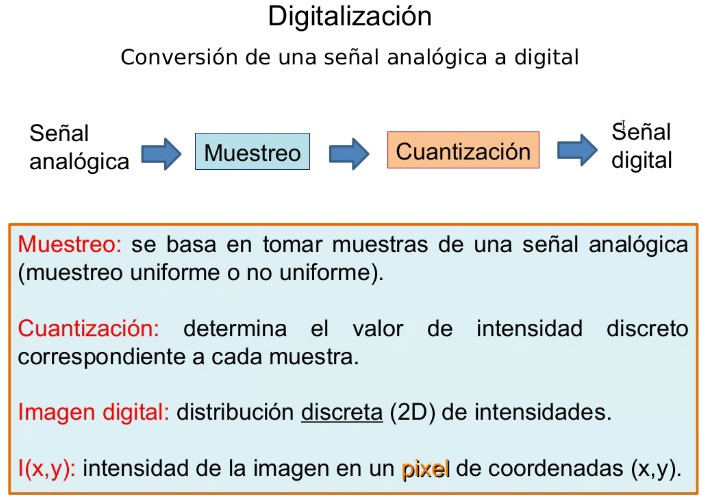
%> input picture Unidad 1/img/1.jpg, 708 x 500 px
$ octave ej7.m   (GNU Octave 9; MATLAB toolbox functions it lacks are replaced by stand-ins)
%> lines starting %> are read from the running program, lines starting %| are printed output that depends on the picture
% Genere en el dominio frecuencial diferentes tipos de filtros
% pasa bajos (ideal, Gaussiano,Butterworth). Visualice la respuesta
% de cada filtro usando imagesc y mesh.

[file, path] = uigetfile({'*.JPG';'*.bmp';'*.jpg';'*.tiff'});
%> the answer given: ../../Unidad 1/img/1.jpg
dir = strcat(path,file);
info = imfinfo(dir);
I=imread(dir);
%> I is the input picture: size 500x708x3 uint8; mean R, G, B 222.6, 228.4, 228.7

switch info.ColorType
    case 'grayscale'
        I=imread(dir);
    case 'truecolor'
        rgb=imread(dir);
        I=rgb2gray(rgb);
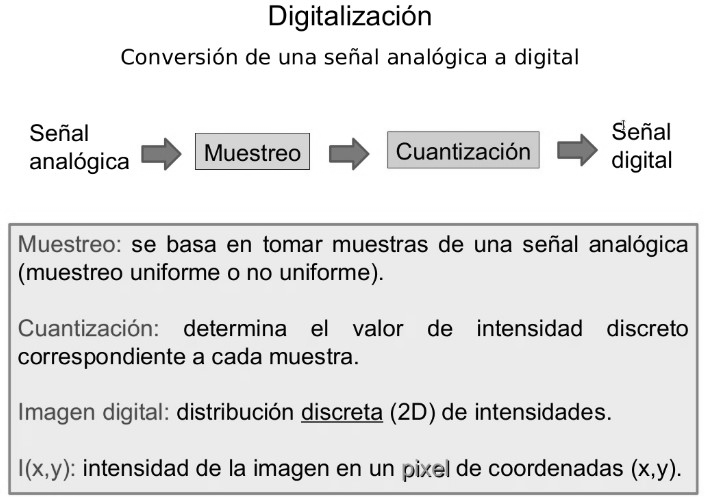
%> I: size 500x708 uint8; min 0, max 255, mean 226.7
    case 'indexed'
        [X,map]=imread(dir);
        I=ind2gray(X,map);
end

% Convierto la imagen a double
I = im2double(I);
%> I: size 500x708 double

% TF de la imagen, centrado y compresión del rango dinámico
IDFT = log(abs(fftshift(fft2(I)) + 1));
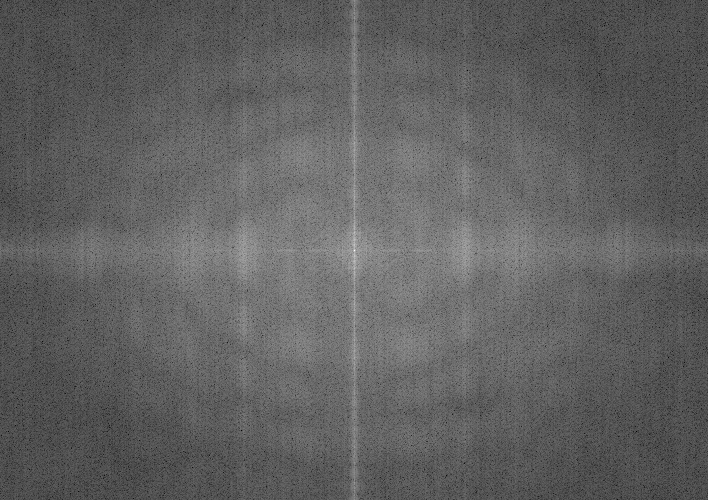
%> IDFT: size 500x708 double; min -2.36, max 12.66, mean 3.34; drawn with min black and max white

% Muestro la imagen y su transformada
figure(1);
subplot(1,2,1); imshow(I); title('Imagen original');
subplot(1,2,2); imshow(IDFT, []); title('TF de la imagen');

% Malla de coordenadas que forman el dominio frecuencial bidimensional
[M, N] = size(I);
%> M = 500; N = 708
[u, v] = freqspace([M, N], 'meshgrid');
D = sqrt(u.^2 + v.^2);

% Frecuencia de corte y Filtro pasa bajo ideal
Do = 0.3;
O1 = D <= Do;

% Plots de Filtro PB ideal
figure(2);
colormap(hsv(2));
subplot(1,2,1); imagesc(O1); title('Filtro PB con D <= 0.3');
xlabel('u'); ylabel('v'); axis tight
subplot(1,2,2); mesh(double(O1));
xlabel('u'); ylabel('v'); zlabel('H(u,v)');axis tight
%> after `axis tight`:
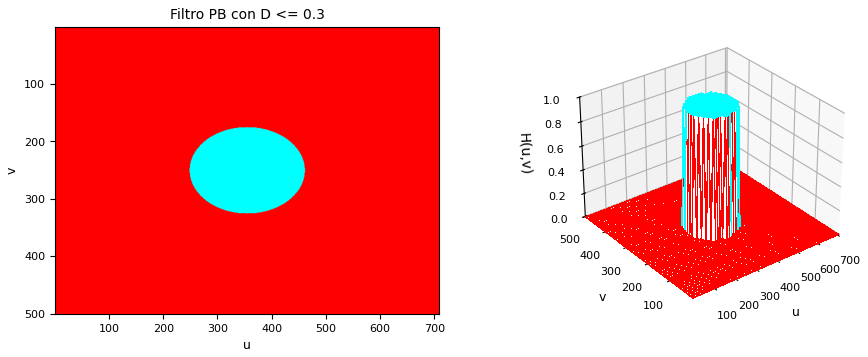
%> figure redrawn from the program's plot data, 2 panels

% Filtro pasa bajo gaussiano
O2 = exp(-(D.^2)/(2*Do^2));

% Plots de Filtro PB gaussiano
figure(3);
colormap('hsv');
subplot(1,2,1); imagesc(O2); title('Filtro PB con D <= 0.3');
xlabel('u'); ylabel('v'); axis tight
subplot(1,2,2); mesh(double(O2));
xlabel('u'); ylabel('v'); zlabel('H(u,v)');axis tight
%> after `axis tight`:
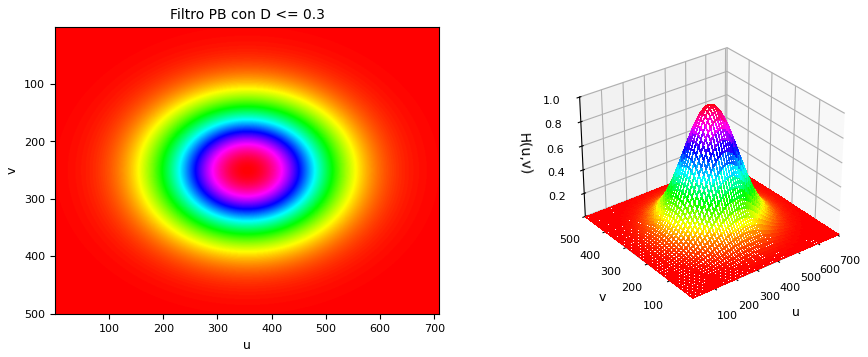
%> figure redrawn from the program's plot data, 2 panels

% Filtro pasa bajo de Butterworth
n = 4;
O3 = 1./(1 + (D/Do).^(2*n));

% Plots de Filtro PB de Butterworth
figure(4);
colormap('hsv');
subplot(1,2,1); imagesc(O3); title('Filtro PB con D <= 0.3');
xlabel('u'); ylabel('v'); axis tight
subplot(1,2,2); mesh(double(O3));
xlabel('u'); ylabel('v'); zlabel('H(u,v)');axis tight
%> after `axis tight`:
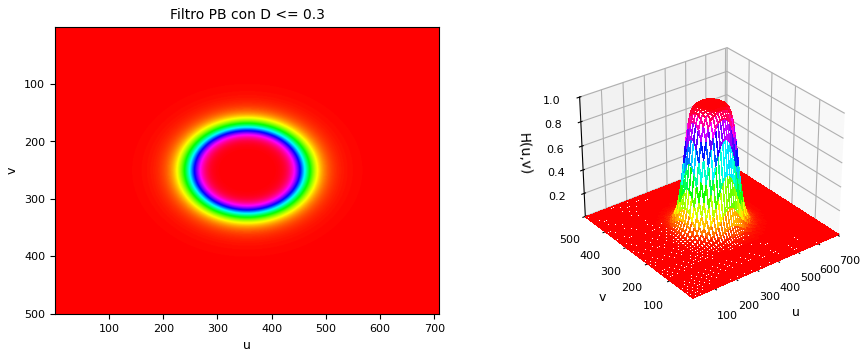
%> figure redrawn from the program's plot data, 2 panels

$ run again, on Unidad 1/img/3.jpg
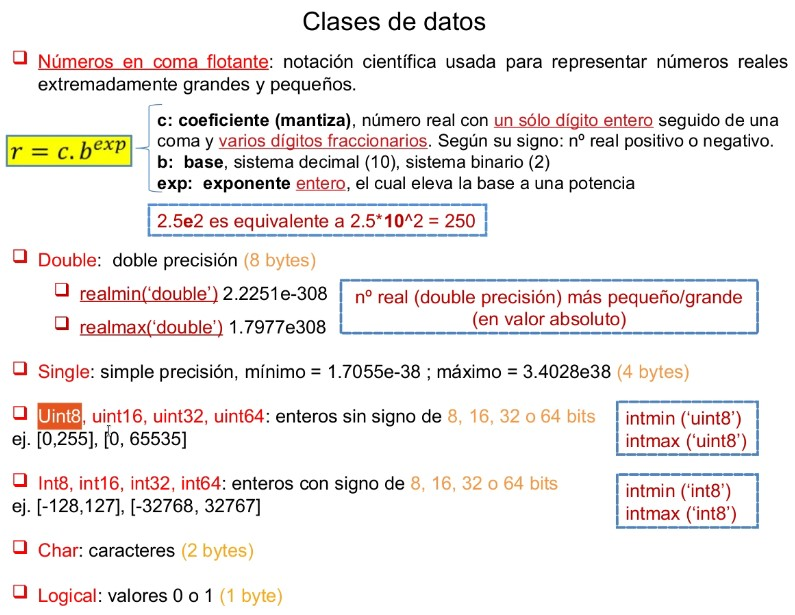
%> input picture Unidad 1/img/3.jpg, 795 x 615 px
%> I is the input picture: size 615x795x3 uint8; mean R, G, B 240.2, 236.7, 235.1
%> `IDFT = log(abs(fftshift(fft2(I)) + 1));`:
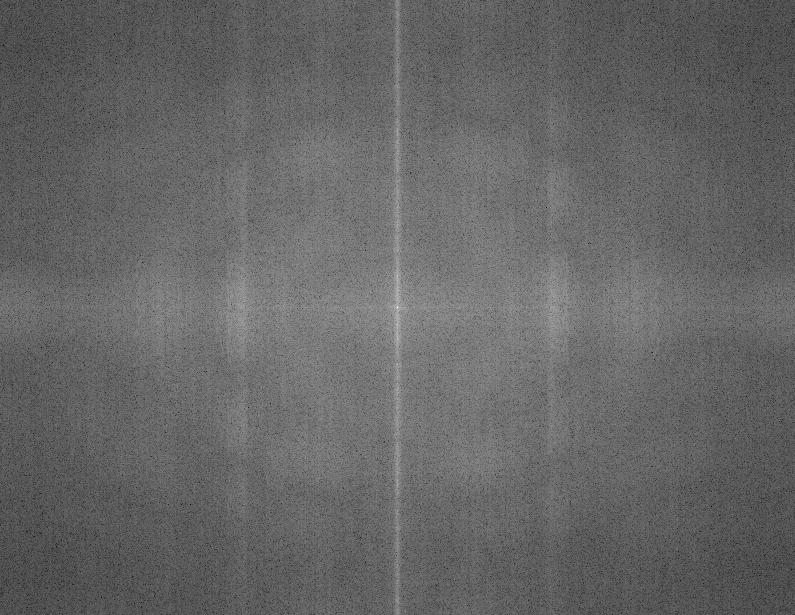
%> IDFT: size 615x795 double; min -2.55, max 13.03, mean 3.7; drawn with min black and max white
%> `axis tight`:
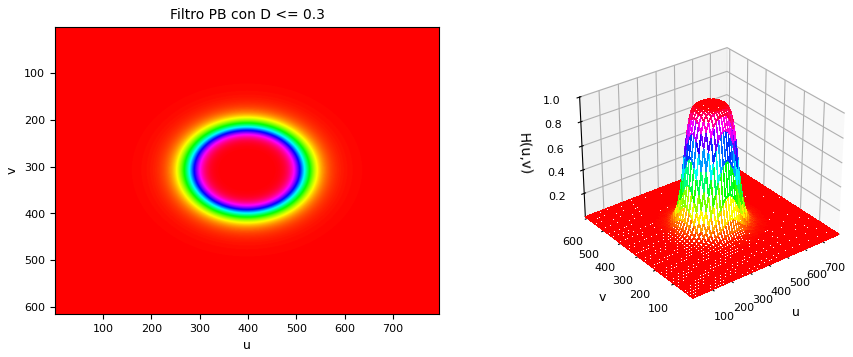
%> figure redrawn from the program's plot data, 2 panels

$ run again, on Unidad 1/img/5.jpg
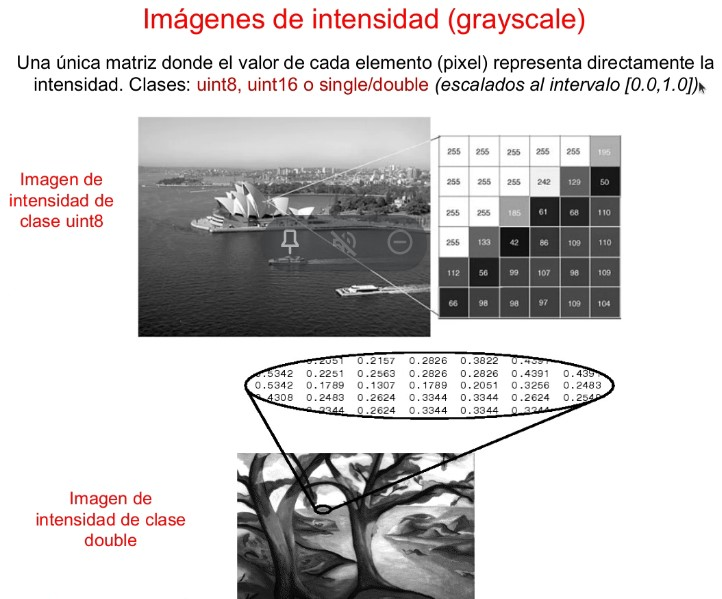
%> input picture Unidad 1/img/5.jpg, 722 x 599 px
%> I is the input picture: size 599x722x3 uint8; mean R, G, B 206.8, 204.5, 204.5
%> `IDFT = log(abs(fftshift(fft2(I)) + 1));`:
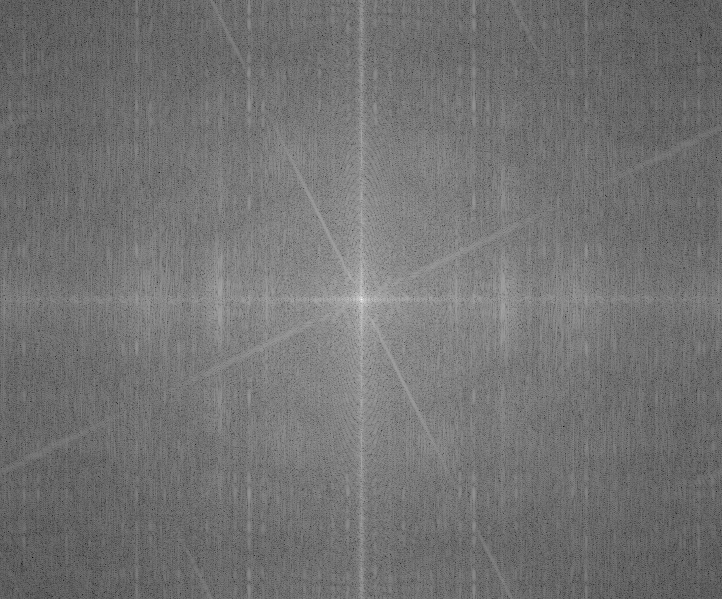
%> IDFT: size 599x722 double; min -4.29, max 12.76, mean 3.4; drawn with min black and max white
%> `axis tight`:
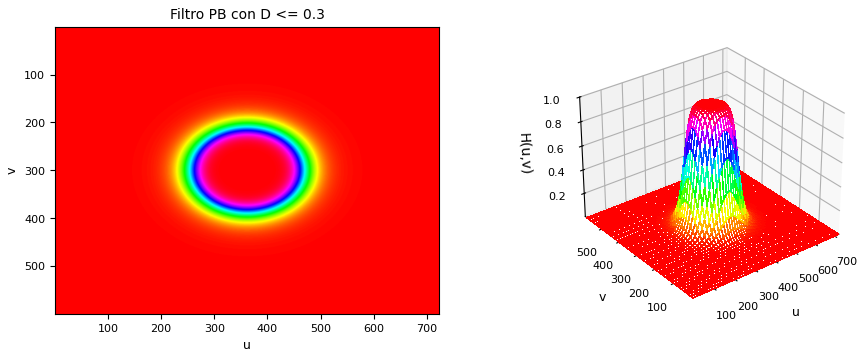
%> figure redrawn from the program's plot data, 2 panels
